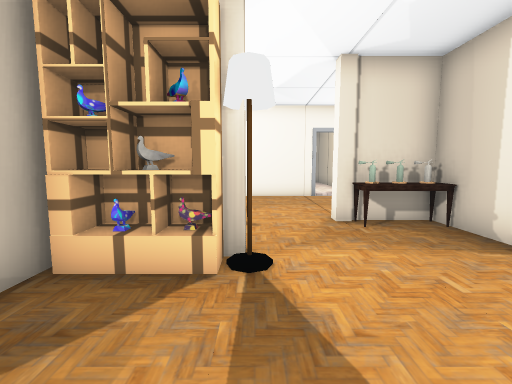
[1] (above)

24 first-person views from a walk through a scene from a Unity 3-D project. The camera is 1.4 m above the floor, tilts 6° down and sees 90° across. The floor is counted in squares, 1 m on a side. Each view is taken from the middle of a square. On the plan, view 1 faces up. The plan holds only what a view shows up to about 13 squares ahead; the rest is blank. The player is left out. Door leaves are left out, so doorways stand open. Some surface patterns are stand-ins.

[2]
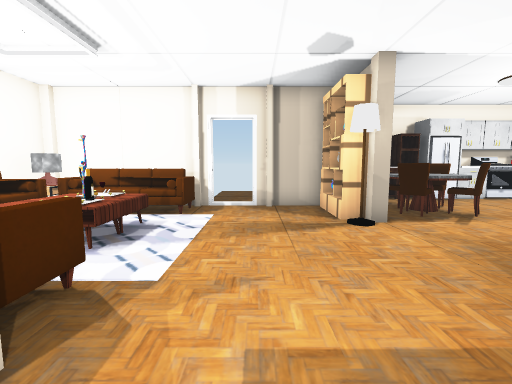

[3]
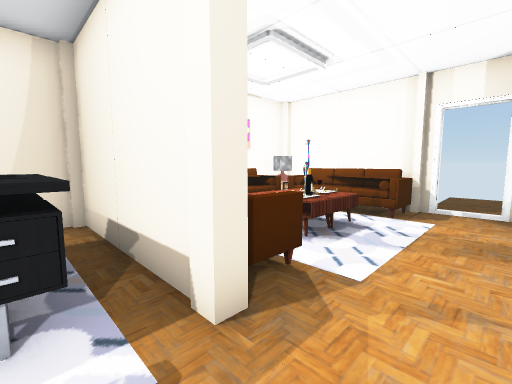

[4]
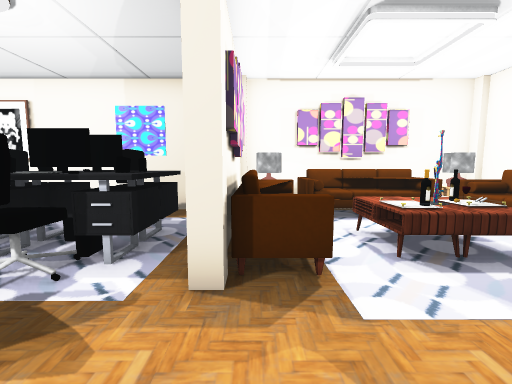

[5]
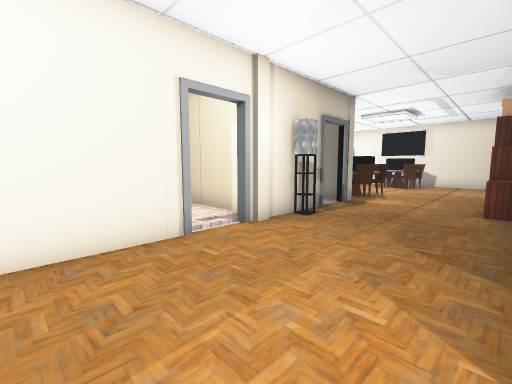

[6]
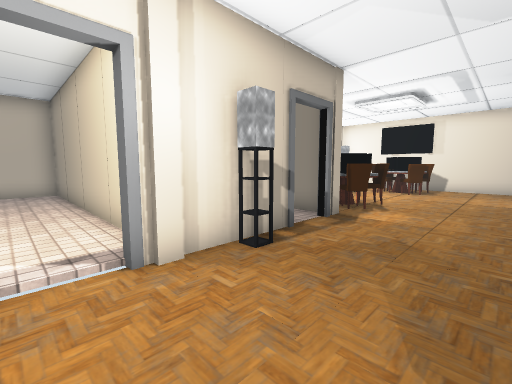

[7]
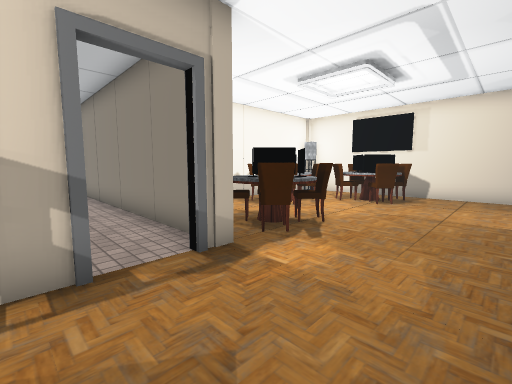

[8]
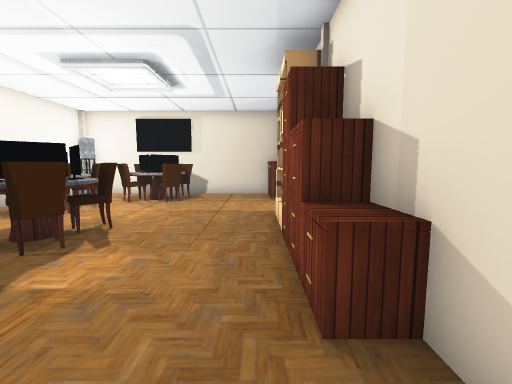

[9]
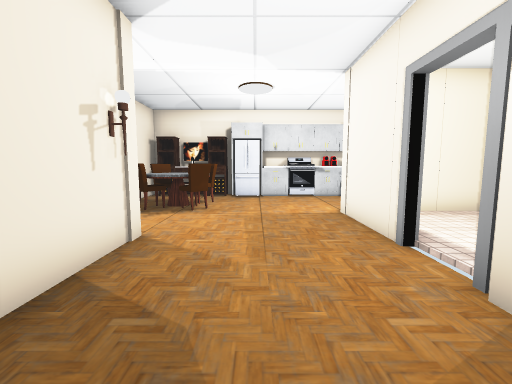

[10]
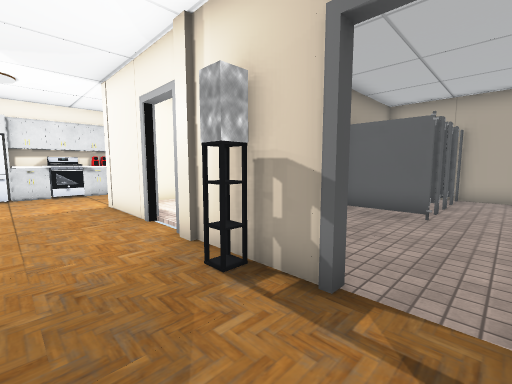

[11]
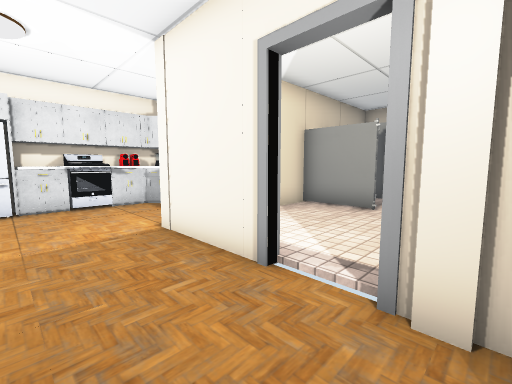

[12]
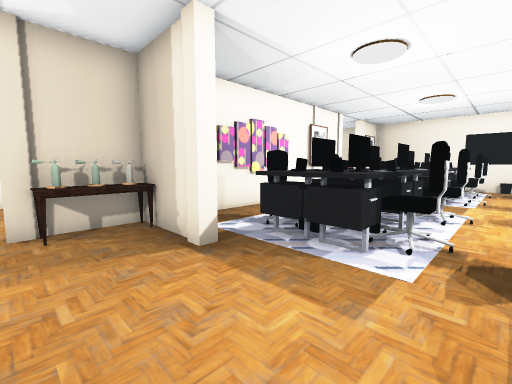

[13]
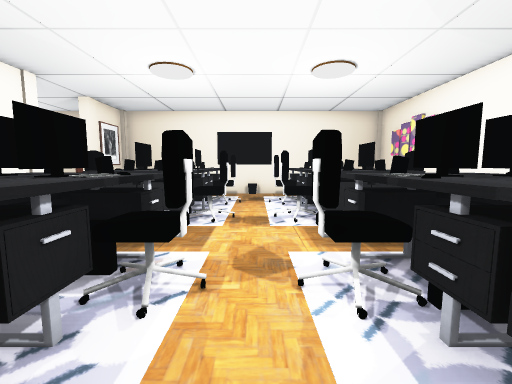

[14]
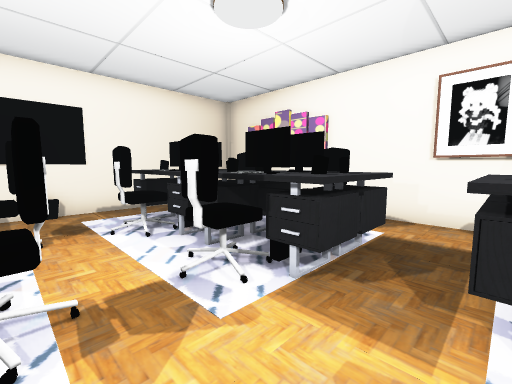

[15]
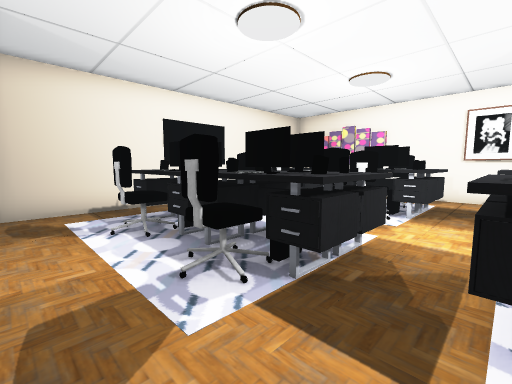

[16]
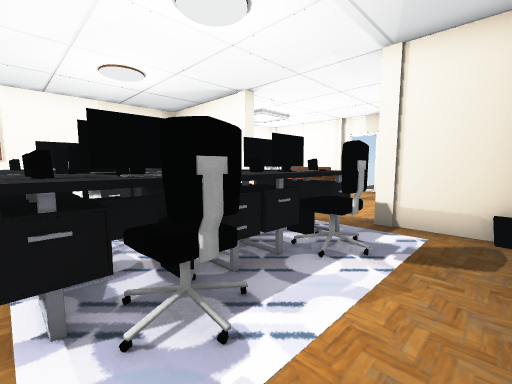

[17]
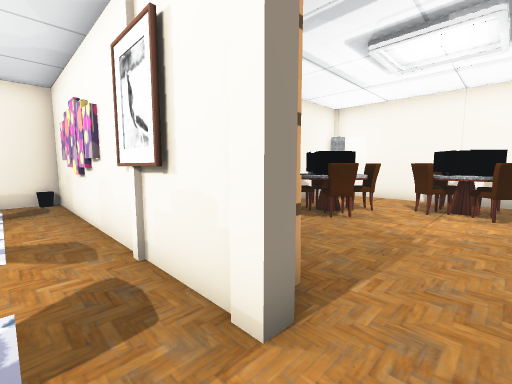

[18]
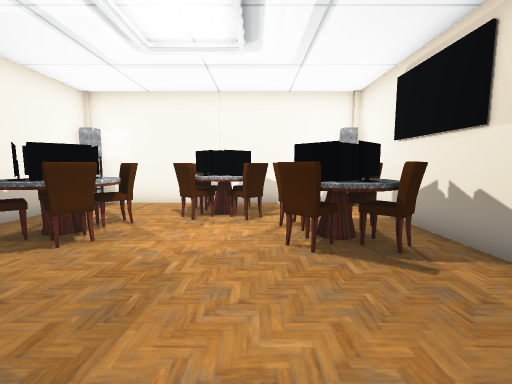

[19]
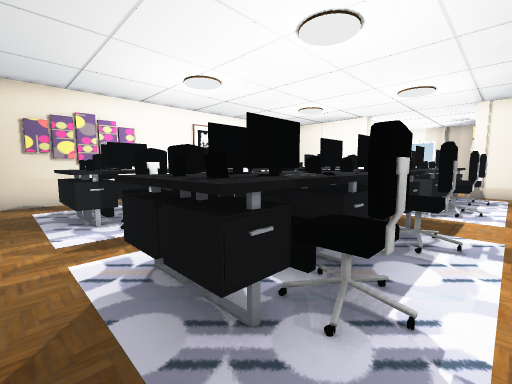

[20]
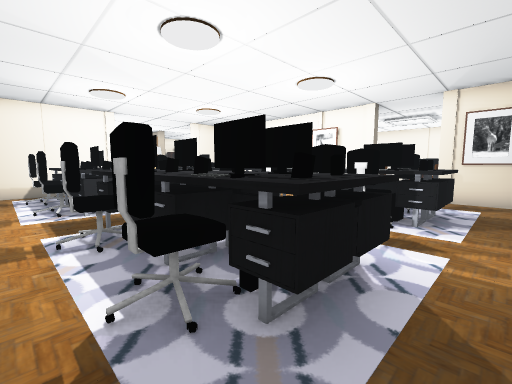

[21]
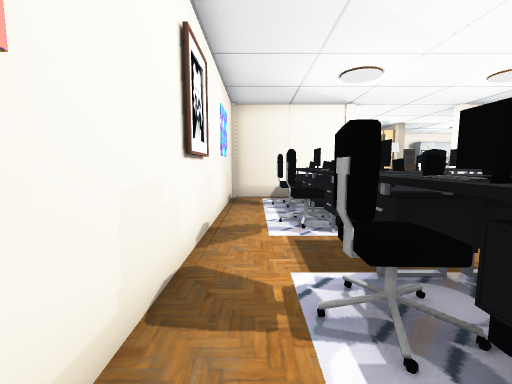

[22]
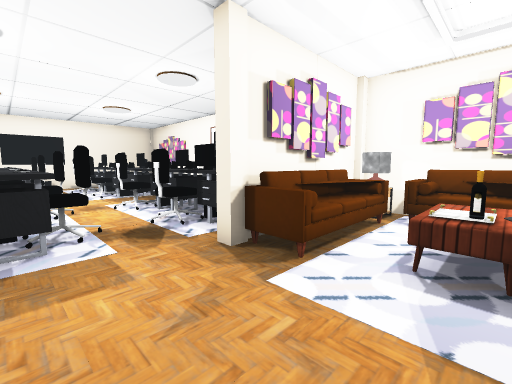

[23]
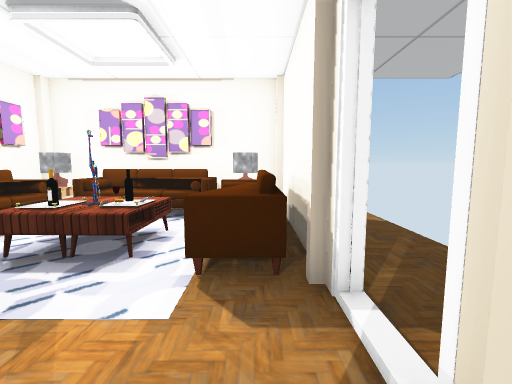

[24]
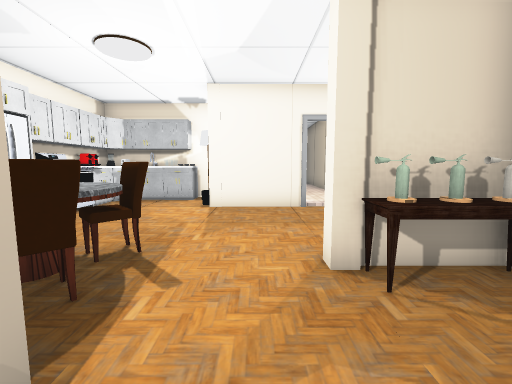

### Floor plan
Key: @ floor where view 1 was taken; # wall or solid block; . floor; D open door; = window, fence, low wall or low ledge; ^ raised ledge; P pillar; S shelf; T stove; C cabinet; F fridge; H chair; A sofa; R rug; I painting; M monitor; O other object.
Columns run from 7 left of view 1 to 20 right of it. Each row starts with its distance up from view 1.
 19          D  #OOD
 18        OOD  #OOD
 17        #OO  #OOD   ######
 16        #.  .#.   ##  H O  ##
 15        #....#....#...HO   .#
 14   #O  O#....# ...# .HHOM...#
 13   O===.#...## ..##HOHH.HH#H#
 12   O....P##DDP##DDPMM#.. M###
 11   T..........#....H#H...H#H#
 10   #........................#
  9   CF.......................#
  8   CF...............O.......#
  7   # H^H..P######OOOPSPP.PCO
  6   #CH^H..POO#......P##..P #P
  5   # H^H.....#..............#
  4   ###S#PO..PPRRRRRR.RRRRRR.#
  3     #SS......RRRRRR.RRRRRR.#
  2     #........RRRRRR.RRRRRR.#
  1 ....P.........R..R...R.RR..#
  0 ....D..@...................#
 -1   ..PAA   APPRRRRRR.RRRRRR.#
 -2   ..#AAROOAA#RRRRRR.RRRRRR.#
 -3   ..#AAOOOAI#RRRRRR.RRRRRR.#
 -4     #AAOOOAI#.R  R...R.RR..#
 -5     #OOAAAOO#..............#
 -6     PO#####PP###############

Where each view was taken, in squares from view 1:
view 1: 0 up, 0 right, facing up
view 2: 1 up, 6 right, facing left
view 3: 1 up, 6 right, facing down-left
view 4: 2 up, 4 right, facing down
view 5: 7 up, 0 right, facing up-right
view 6: 8 up, 3 right, facing up-right
view 7: 8 up, 7 right, facing up-right
view 8: 8 up, 7 right, facing right
view 9: 9 up, 7 right, facing left
view 10: 9 up, 9 right, facing up-left
view 11: 9 up, 5 right, facing up-left
view 12: 0 up, 2 right, facing up-right
view 13: 0 up, 7 right, facing right
view 14: 1 up, 11 right, facing down-right
view 15: 6 up, 11 right, facing down-right
view 16: 6 up, 11 right, facing down-left
view 17: 5 up, 16 right, facing up-left
view 18: 7 up, 16 right, facing up
view 19: 5 up, 19 right, facing down-left
view 20: 5 down, 19 right, facing up-left
view 21: 5 down, 16 right, facing left
view 22: 2 up, 1 right, facing down-right
view 23: 2 up, 2 left, facing down
view 24: 3 up, 1 right, facing up
